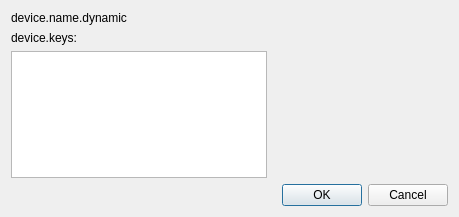
<?xml version="1.0" encoding="UTF-8"?>
<ui version="4.0">
 <class>KeysConfigurationDialog</class>
 <widget class="QDialog" name="KeysConfigurationDialog">
  <property name="geometry">
   <rect>
    <x>0</x>
    <y>0</y>
    <width>459</width>
    <height>217</height>
   </rect>
  </property>
  <property name="windowTitle">
   <string>keys.configuration.dialog.title</string>
  </property>
  <property name="windowIcon">
   <iconset theme="input-keyboard">
    <normaloff/>
   </iconset>
  </property>
  <layout class="QVBoxLayout" name="verticalLayout_2">
   <item>
    <widget class="QLabel" name="device_name_label">
     <property name="text">
      <string notr="true">device.name.dynamic</string>
     </property>
    </widget>
   </item>
   <item>
    <layout class="QHBoxLayout" name="horizontalLayout">
     <item>
      <layout class="QVBoxLayout" name="verticalLayout">
       <item>
        <widget class="QLabel" name="device_keys_label">
         <property name="text">
          <string>device.keys:</string>
         </property>
        </widget>
       </item>
       <item>
        <widget class="QListView" name="keys_listview"/>
       </item>
      </layout>
     </item>
     <item>
      <layout class="QVBoxLayout" name="verticalLayout_3">
       <item>
        <widget class="QStackedWidget" name="action_settings_stack">
         <property name="currentIndex">
          <number>1</number>
         </property>
         <widget class="QWidget" name="page"/>
         <widget class="QWidget" name="page_2"/>
        </widget>
       </item>
      </layout>
     </item>
    </layout>
   </item>
   <item>
    <widget class="QDialogButtonBox" name="buttonBox">
     <property name="orientation">
      <enum>Qt::Horizontal</enum>
     </property>
     <property name="standardButtons">
      <set>QDialogButtonBox::Cancel|QDialogButtonBox::Ok</set>
     </property>
    </widget>
   </item>
  </layout>
 </widget>
 <resources/>
 <connections>
  <connection>
   <sender>buttonBox</sender>
   <signal>accepted()</signal>
   <receiver>KeysConfigurationDialog</receiver>
   <slot>accept()</slot>
   <hints>
    <hint type="sourcelabel">
     <x>248</x>
     <y>254</y>
    </hint>
    <hint type="destinationlabel">
     <x>157</x>
     <y>274</y>
    </hint>
   </hints>
  </connection>
  <connection>
   <sender>buttonBox</sender>
   <signal>rejected()</signal>
   <receiver>KeysConfigurationDialog</receiver>
   <slot>reject()</slot>
   <hints>
    <hint type="sourcelabel">
     <x>316</x>
     <y>260</y>
    </hint>
    <hint type="destinationlabel">
     <x>286</x>
     <y>274</y>
    </hint>
   </hints>
  </connection>
 </connections>
</ui>
